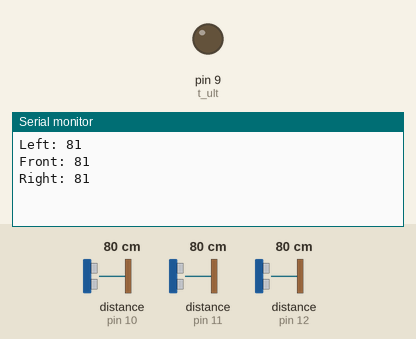
A sketch run on a simulated Arduino Uno, built with avr-gcc and run on an emulated ATmega328P. On the bench: output pins drawn as LEDs (lit = HIGH), the last lines printed to the serial monitor. Inputs (shaded band) come from the test bench; at power-on: distance to the obstacle (sensors on pin 10, pin 11, pin 12) 80 cm.

Above: at 2.8 s.
2.9 s: distance to the obstacle (sensor on pin 10) set to 2 cm
At 4.9 s:
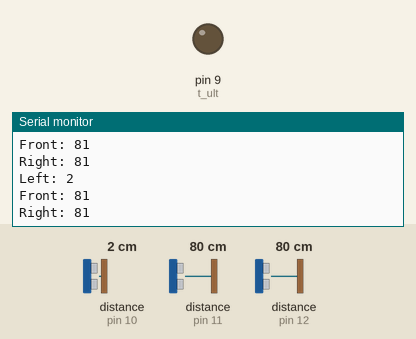
5.0 s: distance to the obstacle (sensor on pin 11) set to 2 cm
At 6.4 s:
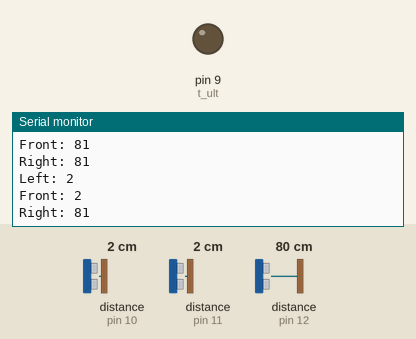
7.1 s: distance to the obstacle (sensor on pin 12) set to 2 cm
9.2 s: distance to the obstacle (sensor on pin 10) set to 4 cm
At 9.2 s:
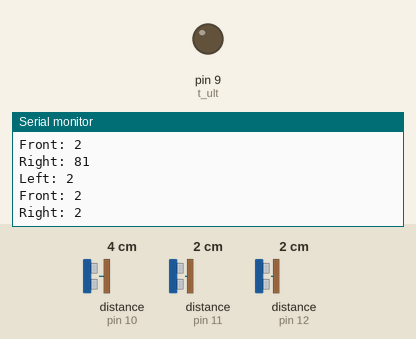
11.3 s: distance to the obstacle (sensor on pin 11) set to 250 cm
At 13.3 s:
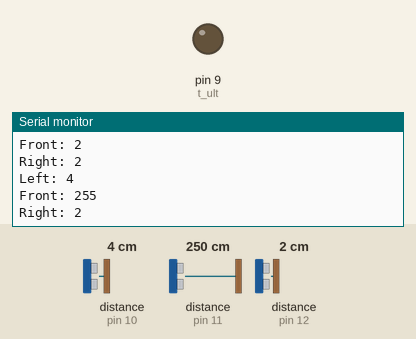
16.6 s: distance to the obstacle (sensor on pin 12) set to 4 cm
At 19.3 s:
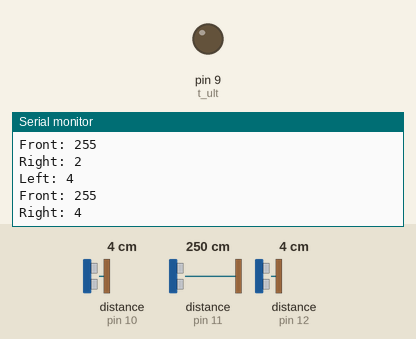
Timing chart, 0 to 19.7 s (numbered marks = the images above; inputs shaded):
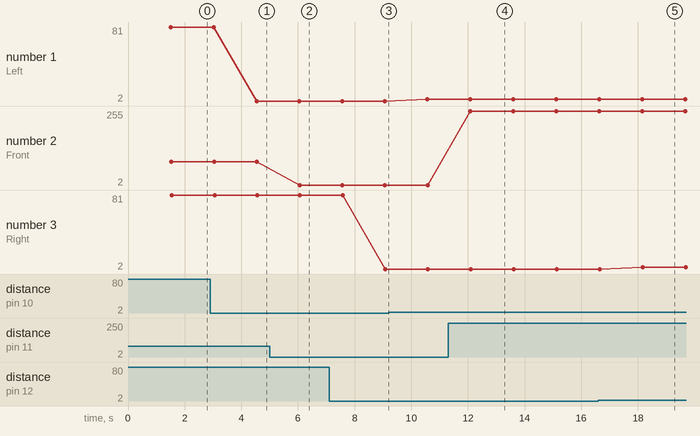

Measured:
- after the input at 2.9 s, the serial monitor: prints a new line after 1.6 s (image 1)
- after the input at 5.0 s, the serial monitor: prints a new line after 1.1 s (image 2)
- after the input at 11.3 s, the serial monitor: prints a new line after 0.79 s (image 4)
- after the input at 16.6 s, the serial monitor: prints a new line after 1.6 s (image 5)
- plotted number 1: 81 → 2 after the input at 2.9 s, 2 → 4 after the input at 9.2 s
- plotted number 2: 2 → 255 after the input at 11.3 s

The sketch:

ult_newping.ino
```cpp
#include <NewPing.h>

#define l_ult 10
#define r_ult 12
#define f_ult 11
#define t_ult 9
int l_dist, r_dist, f_dist;

NewPing Lsonar(t_ult, l_ult, 250);
NewPing Rsonar(t_ult, r_ult, 250);
NewPing Fsonar(t_ult, f_ult, 250);

void setup() {
  // put your setup code here, to run once:
  pinMode(t_ult, OUTPUT);
  pinMode(l_ult, INPUT);
  pinMode(r_ult, INPUT);
  Serial.begin(9600);
}

void loop() {
  delay(500);
  l_dist = Lsonar.ping_cm();
  delay(500);
  r_dist = Rsonar.ping_cm();
  delay(500);
  f_dist = Fsonar.ping_cm();
  Serial.print("Left: ");
  Serial.println(l_dist);
  Serial.print("Front: ");
  Serial.println(f_dist);
  Serial.print("Right: ");
  Serial.println(r_dist);
}
```
